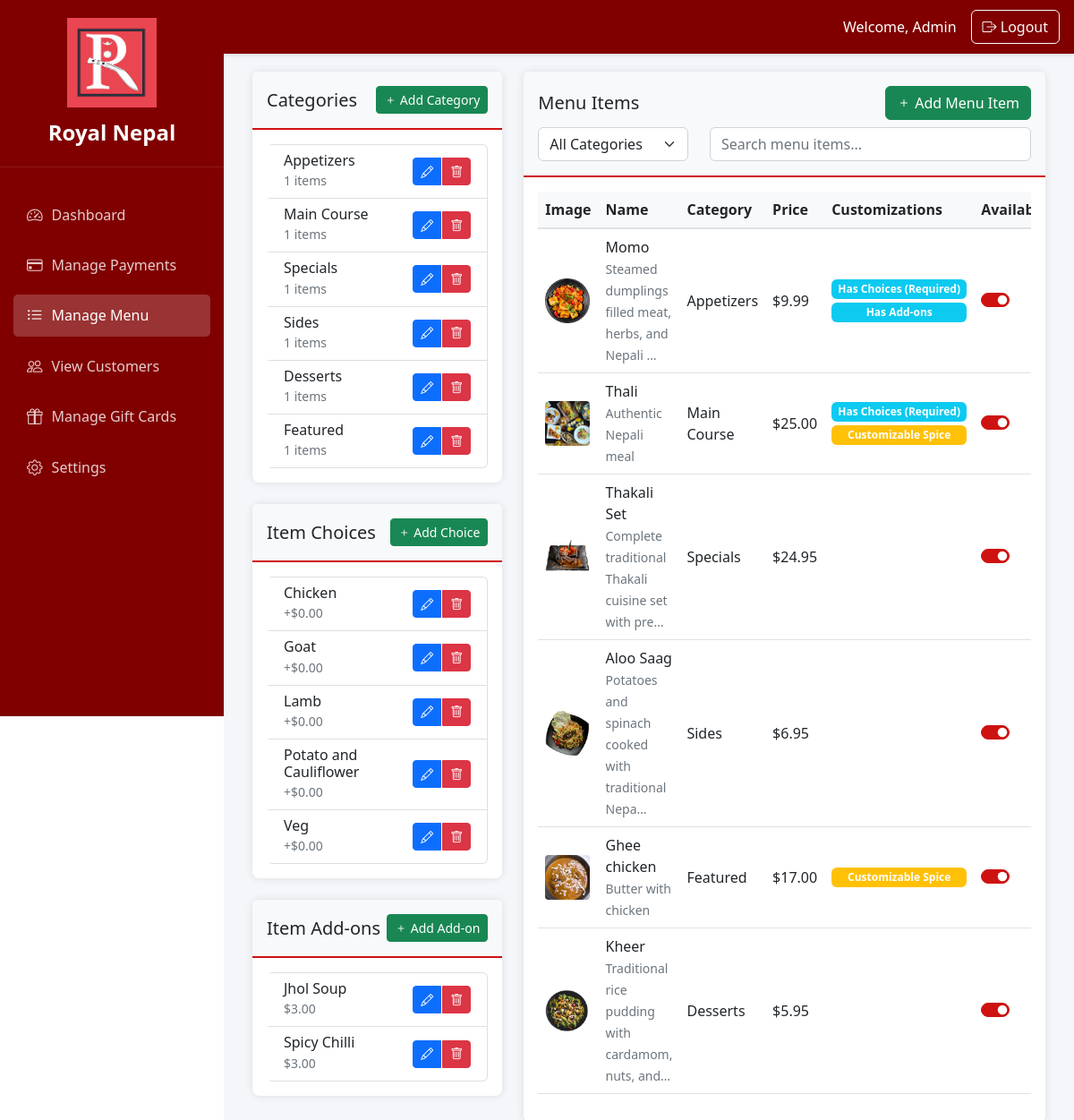
/restaurant-admin/menu/ (signed in), run on the app's committed database.
### menu/models.py (models this page shows, shortened)
class Category(models.Model):
    name = models.CharField(max_length=100)
    slug = models.SlugField(unique=True)
    description = models.TextField(blank=True)
    image = models.ImageField(upload_to='categories/', blank=True, null=True)
    is_active = models.BooleanField(default=True)
    display_order = models.IntegerField(default=0)
    created_at = models.DateTimeField(auto_now=True)
    updated_at = models.DateTimeField(auto_now=True)
    class Meta:
        verbose_name_plural = 'Categories'
        ordering = ['display_order', 'name']

class ItemChoice(models.Model):
    name = models.CharField(max_length=100)
    description = models.TextField(blank=True)
    price_adjustment = models.DecimalField(
        max_digits=6,
        decimal_places=2,
        default=0.00,
        validators=[MinValueValidator(Decimal('0.00'))]
    )
    is_available = models.BooleanField(default=True)
    created_at = models.DateTimeField(auto_now=True)
    updated_at = models.DateTimeField(auto_now=True)

class ItemAddon(models.Model):
    name = models.CharField(max_length=100)
    description = models.TextField(blank=True)
    price = models.DecimalField(
        max_digits=6,
        decimal_places=2,
        validators=[MinValueValidator(Decimal('0.00'))]
    )
    is_available = models.BooleanField(default=True)
    created_at = models.DateTimeField(auto_now=True)
    updated_at = models.DateTimeField(auto_now=True)

class MenuItem(models.Model):
    SPICE_LEVELS = [
        ('none', 'No Spice'),
        ('mild', 'Mild'),
        ('medium', 'Medium'),
        ('spicy', 'Spicy'),
        ('very_spicy', 'Very Spicy')
    ]
    category = models.ForeignKey(Category, related_name='items', on_delete=models.CASCADE)
    name = models.CharField(max_length=100)
    slug = models.SlugField(unique=True)
    description = models.TextField()
    price = models.DecimalField(
        max_digits=6,
        decimal_places=2,
        validators=[MinValueValidator(Decimal('0.00'))]
    )
    image = models.ImageField(upload_to='menu_items/', blank=True, null=True)
    is_available = models.BooleanField(default=True)
    is_featured = models.BooleanField(default=False)
    is_vegetarian = models.BooleanField(default=False)
    is_vegan = models.BooleanField(default=False)
    is_gluten_free = models.BooleanField(default=False)
    has_spice_customization = models.BooleanField(
        default=False,
        help_text="Allow customers to customize spice level"
    )
    spice_level = models.CharField(
        max_length=20,
        choices=SPICE_LEVELS,
        default='medium'
    )
    has_choices = models.BooleanField(
        default=False,
        help_text="Item has different choices (e.g., meat type, size)"
    )
    requires_choice = models.BooleanField(
        default=False,
        help_text="Customer must select a choice"
    )
    available_choices = models.ManyToManyField(
        ItemChoice,
        blank=True,
        related_name='menu_items'
    )
    available_addons = models.ManyToManyField(
        ItemAddon,
        blank=True,
        related_name='menu_items'
    )
    ingredients = models.TextField(
        blank=True,
        help_text="List main ingredients"
    )
    allergens = models.TextField(
        blank=True,
        help_text="List potential allergens"
    )
    preparation_time = models.PositiveIntegerField(
        default=15,
        help_text="Average preparation time in minutes"
    )
    calories = models.PositiveIntegerField(
        null=True,
        blank=True,
        help_text="Calories per serving"
    )
    created_at = models.DateTimeField(auto_now_add=True)
    updated_at = models.DateTimeField(auto_now=True)
    class Meta:
        ordering = ['category', 'name']
        indexes = [
            models.Index(fields=['category', 'is_available']),
            models.Index(fields=['is_featured', 'is_available']),
        ]

### restaurant_admin/views.py (the view)
# urls.py: path('menu/', views.food_menu, name='food_menu'),
@user_passes_test(is_staff_or_superuser)
def food_menu(request):
    categories = Category.objects.prefetch_related(
        'items'
    ).all().order_by('display_order')
    menu_items = MenuItem.objects.select_related(
        'category'
    ).prefetch_related(
        'available_choices',
        'available_addons'
    ).all().order_by('category__display_order', 'name')
    choices = ItemChoice.objects.all().order_by('name')
    addons = ItemAddon.objects.all().order_by('name')
    context = {
        'categories': categories,
        'menu_items': menu_items,
        'choices': choices,
        'addons': addons,
        'spice_levels': MenuItem.SPICE_LEVELS
    }
    return render(request, 'restaurant_admin/food_menu.html', context)

### restaurant_admin/views.py (called while the page is built)
def is_staff_or_superuser(user):
    return user.is_staff or user.is_superuser

### restaurant_admin/templates/restaurant_admin/food_menu.html (shortened to what this page needs)
{% extends 'restaurant_admin/base.html' %}
{% block content %}
<div class="container-fluid">
    <div class="row">
        <div class="col-md-4">
            <div class="card mb-4">
                <div class="card-header d-flex justify-content-between align-items-center">
                    <h5 class="mb-0">Categories</h5>
                    <button class="btn btn-sm btn-success" onclick="showAddCategoryModal()">
                        <i class="bi bi-plus"></i> Add Category
                    </button>
                </div>
                <div class="card-body">
                    <div class="list-group">
                        {% for category in categories %}
                        <div class="list-group-item d-flex justify-content-between align-items-center">
                            <div>
                                <h6 class="mb-0">{{ category.name }}</h6>
                                <small class="text-muted">{{ category.items.count }} items</small>
                            </div>
                            <div class="btn-group">
                                <button class="btn btn-sm btn-primary" onclick="editCategory({{ category.id }})">
                                    <i class="bi bi-pencil"></i>
                                </button>
                                <button class="btn btn-sm btn-danger" onclick="deleteCategory({{ category.id }})">
                                    <i class="bi bi-trash"></i>
                                </button>
                            </div>
                        </div>
                        {% endfor %}
                    </div>
                </div>
            </div>
            <div class="card mb-4">
                <div class="card-header d-flex justify-content-between align-items-center">
                    <h5 class="mb-0">Item Choices</h5>
                    <button class="btn btn-sm btn-success" onclick="showAddChoiceModal()">
                        <i class="bi bi-plus"></i> Add Choice
                    </button>
                </div>
                <div class="card-body">
                    <div class="list-group">
                        {% for choice in choices %}
                        <div class="list-group-item d-flex justify-content-between align-items-center">
                            <div>
                                <h6 class="mb-0">{{ choice.name }}</h6>
                                <small class="text-muted">+${{ choice.price_adjustment }}</small>
                            </div>
                            <div class="btn-group">
                                <button class="btn btn-sm btn-primary" onclick="editChoice({{ choice.id }})">
                                    <i class="bi bi-pencil"></i>
                                </button>
                                <button class="btn btn-sm btn-danger" onclick="deleteChoice({{ choice.id }})">
                                    <i class="bi bi-trash"></i>
                                </button>
                            </div>
                        </div>
                        {% endfor %}
                    </div>
                </div>
            </div>
            <div class="card">
                <div class="card-header d-flex justify-content-between align-items-center">
                    <h5 class="mb-0">Item Add-ons</h5>
                    <button class="btn btn-sm btn-success" onclick="showAddAddonModal()">
                        <i class="bi bi-plus"></i> Add Add-on
                    </button>
                </div>
                <div class="card-body">
                    <div class="list-group">
                        {% for addon in addons %}
                        <div class="list-group-item d-flex justify-content-between align-items-center">
                            <div>
                                <h6 class="mb-0">{{ addon.name }}</h6>
                                <small class="text-muted">${{ addon.price }}</small>
                            </div>
                            <div class="btn-group">
                                <button class="btn btn-sm btn-primary" onclick="editAddon({{ addon.id }})">
                                    <i class="bi bi-pencil"></i>
                                </button>
                                <button class="btn btn-sm btn-danger" onclick="deleteAddon({{ addon.id }})">
                                    <i class="bi bi-trash"></i>
                                </button>
                            </div>
                        </div>
                        {% endfor %}
                    </div>
                </div>
            </div>
        </div>
        <div class="col-md-8">
            <div class="card">
                <div class="card-header">
                    <div class="d-flex justify-content-between align-items-center mb-2">
                        <h5 class="mb-0">Menu Items</h5>
                        <button class="btn btn-success" onclick="showAddMenuItemModal()">
                            <i class="bi bi-plus"></i> Add Menu Item
                        </button>
                    </div>
                    <div class="row">
                        <div class="col-md-4">
                            <select class="form-select" id="categoryFilter" onchange="filterMenuItems()">
                                <option value="all">All Categories</option>
                            </select>
                        </div>
                        <div class="col-md-8">
                            <input type="text" class="form-control" id="searchInput"
                                   placeholder="Search menu items..." onkeyup="filterMenuItems()">
                        </div>
                    </div>
                </div>
                <div class="card-body">
                    <div class="table-responsive">
                        <table class="table table-hover">
                            <thead>
                                <tr>
                                    <th>Image</th>
                                    <th>Name</th>
                                    <th>Category</th>
                                    <th>Price</th>
                                    <th>Customizations</th>
                                    <th>Available</th>
                                </tr>
                            </thead>
                            <tbody>
                                {% for item in menu_items %}
                                <tr data-category-id="{{ item.category.id }}">
                                    <td>
                                        {% if item.image %}
                                            <img src="{{ item.image.url }}" alt="{{ item.name }}"
                                                 style="width: 50px; height: 50px; object-fit: cover; border-radius: 4px;">
                                        {% else %}
                                            <div class="placeholder"
                                                 style="width: 50px; height: 50px; background: #eee; border-radius: 4px;"></div>
                                        {% endif %}
                                    </td>
                                    <td>
                                        {{ item.name }}
                                        {% if item.description %}
                                        <br>
                                        <small class="text-muted">{{ item.description|truncatechars:50 }}</small>
                                        {% endif %}
                                    </td>
                                    <td>{{ item.category.name }}</td>
                                    <td>${{ item.price }}</td>
                                    <td>
                                        <div class="d-flex flex-column gap-1">
                                            {% if item.has_choices %}
                                                <span class="badge bg-info">
                                                    Has Choices {% if item.requires_choice %}(Required){% endif %}
                                                </span>
                                            {% endif %}
                                            {% if item.available_addons.exists %}
                                                <span class="badge bg-info">Has Add-ons</span>
                                            {% endif %}
                                            {% if item.has_spice_customization %}
                                                <span class="badge bg-warning">Customizable Spice</span>
                                            {% endif %}
                                        </div>
                                    </td>
                                    <td>
                                        <div class="form-check form-switch">
                                            <input class="form-check-input" type="checkbox"
                                                   {% if item.is_available %}checked{% endif %}
                                                   onchange="toggleAvailability({{ item.id }}, this.checked)">
                                        </div>
                                    </td>
                                </tr>
                                {% endfor %}
                            </tbody>
                        </table>
                    </div>
                </div>
            </div>
        </div>
    </div>
</div>
{% endblock %}

### restaurant_admin/templates/restaurant_admin/base.html (style rules this page uses)
.card { border-radius: 8px; box-shadow: 0 0 10px rgba(0,0,0,0.1); border: none; }
.card-header { background-color: #fff; border-bottom: 1px solid #eee; padding: 1rem; }

### restaurant_admin/templates/restaurant_admin/food_menu.html (style rules this page uses)
.card { border-radius: 8px; box-shadow: 0 0 10px rgba(0,0,0,0.1); margin-bottom: 1.5rem; }
.card-header { background-color: #f8f9fa; border-bottom: 2px solid #ce1212; }
.list-group-item { border-left: 3px solid transparent; transition: all 0.2s; }
.btn-group .btn { margin-right: 2px; }
.form-check-input:checked { background-color: #ce1212; border-color: #ce1212; }
.badge { font-size: 0.75rem; padding: 0.4em 0.6em; }
.table th { background-color: #f8f9fa; border-bottom: 2px solid #dee2e6; }
.table td { vertical-align: middle; }

### data on the page
Category: name "Appetizers", items.count "1"
Category: name "Main Course", items.count "1"
Category: name "Specials", items.count "1"
Category: name "Sides", items.count "1"
Category: name "Desserts", items.count "1"
Category: name "Featured", items.count "1"
ItemChoice: name "Chicken", price_adjustment "0.00"
ItemChoice: name "Goat", price_adjustment "0.00"
ItemChoice: name "Lamb", price_adjustment "0.00"
ItemChoice: name "Potato and Cauliflower", price_adjustment "0.00"
ItemChoice: name "Veg", price_adjustment "0.00"
ItemAddon: name "Jhol Soup", price "3.00"
ItemAddon: name "Spicy Chilli", price "3.00"
MenuItem: image (picture), name "Momo", description "Steamed dumplings filled meat, herbs, and Nepali …", category.name "Appetizers", price "9.99", has_choices "Has Choices", shows "Has Add-ons", is_available "☑"
MenuItem: image (picture), name "Thali", description "Authentic Nepali meal", category.name "Main Course", price "25.00", has_choices "Has Choices", has_spice_customization "Customizable Spice", is_available "☑"
MenuItem: image (picture), name "Thakali Set", description "Complete traditional Thakali cuisine set with pre…", category.name "Specials", price "24.95", is_available "☑"
MenuItem: image (picture), name "Aloo Saag", description "Potatoes and spinach cooked with traditional Nepa…", category.name "Sides", price "6.95", is_available "☑"
MenuItem: image (picture), name "Ghee chicken", description "Butter with chicken", category.name "Featured", price "17.00", has_spice_customization "Customizable Spice", is_available "☑"
MenuItem: image (picture), name "Kheer", description "Traditional rice pudding with cardamom, nuts, and…", category.name "Desserts", price "5.95", is_available "☑"
